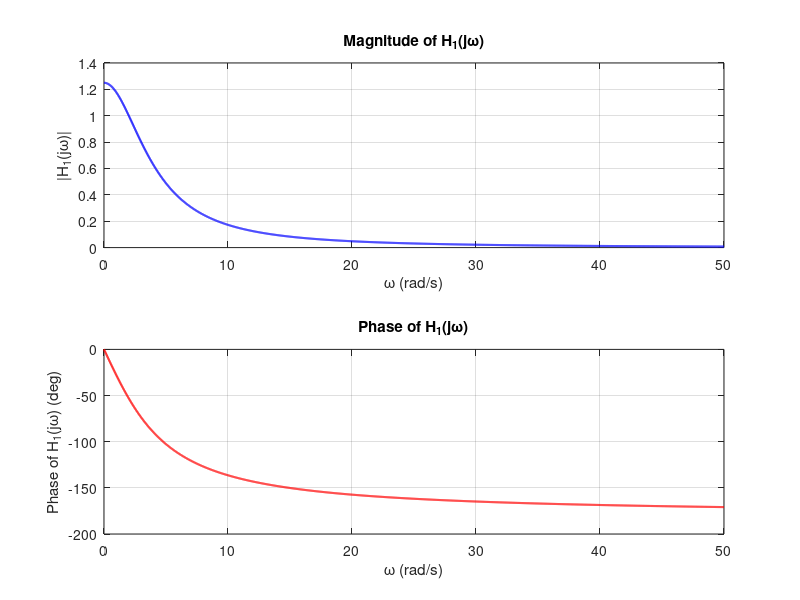

MATLAB code to generate this figure: (Note: this script raises an error after producing the figure.)
% Exercise 1.3 — frequency response for H1(s) = 8 s / (s^2 + 8 s + 25)
% Compute H1(jw), plot magnitude and phase on one figure (two subplots)

% frequency vector (rad/s)
w = linspace(0,50,2000);

% complex frequency s = j*w
s = 1j*w;

% transfer function H1(s)
H1 = (8*s) ./ (s.^2 + 8*s + 25); % 1.3.1
H2 = ((2^2)+16)./(s.^2 + 8*s + 16); % 1.3.2
H3 = 8./((s.^2 + 8*s + 16).*(s+1)); % 1.3.3
H4 = (s.^2)./(s.^2 + 4*s + 16); % 1.3.4
H5 = s.^2./((s.^2 + 4*s + 20).*(s.^2 + 6*s + 10)); % 1.3.5
H6 = (s.^2 - 8*s + 16)./(s.^2 + 4*s + 16); % 1.3.6


% amplitude and phase
magH1 = abs(H2);
phaseH1 = unwrap(angle(H2)) * (180/pi);  % degrees

% Plot
figure(1)
subplot(2,1,1)
plot(w, magH1, 'b', 'LineWidth', 1.5)
grid on
xlabel('\omega (rad/s)')
ylabel('|H_1(j\omega)|')
title('Magnitude of H_1(j\omega)')
xlim([0 max(w)])

subplot(2,1,2)
plot(w, phaseH1, 'r', 'LineWidth', 1.5)
grid on
xlabel('\omega (rad/s)')
ylabel('Phase of H_1(j\omega) (deg)')
title('Phase of H_1(j\omega)')
xlim([0 max(w)])

sgtitle('Frequency response of H_1(s) = 8 s / (s^2 + 8 s + 25)')

% optional: display peak magnitude and corresponding frequency
[peakMag, idx] = max(magH1);
peakFreq = w(idx);
fprintf('Peak magnitude = %g at \omega = %g rad/s\n', peakMag, peakFreq);
